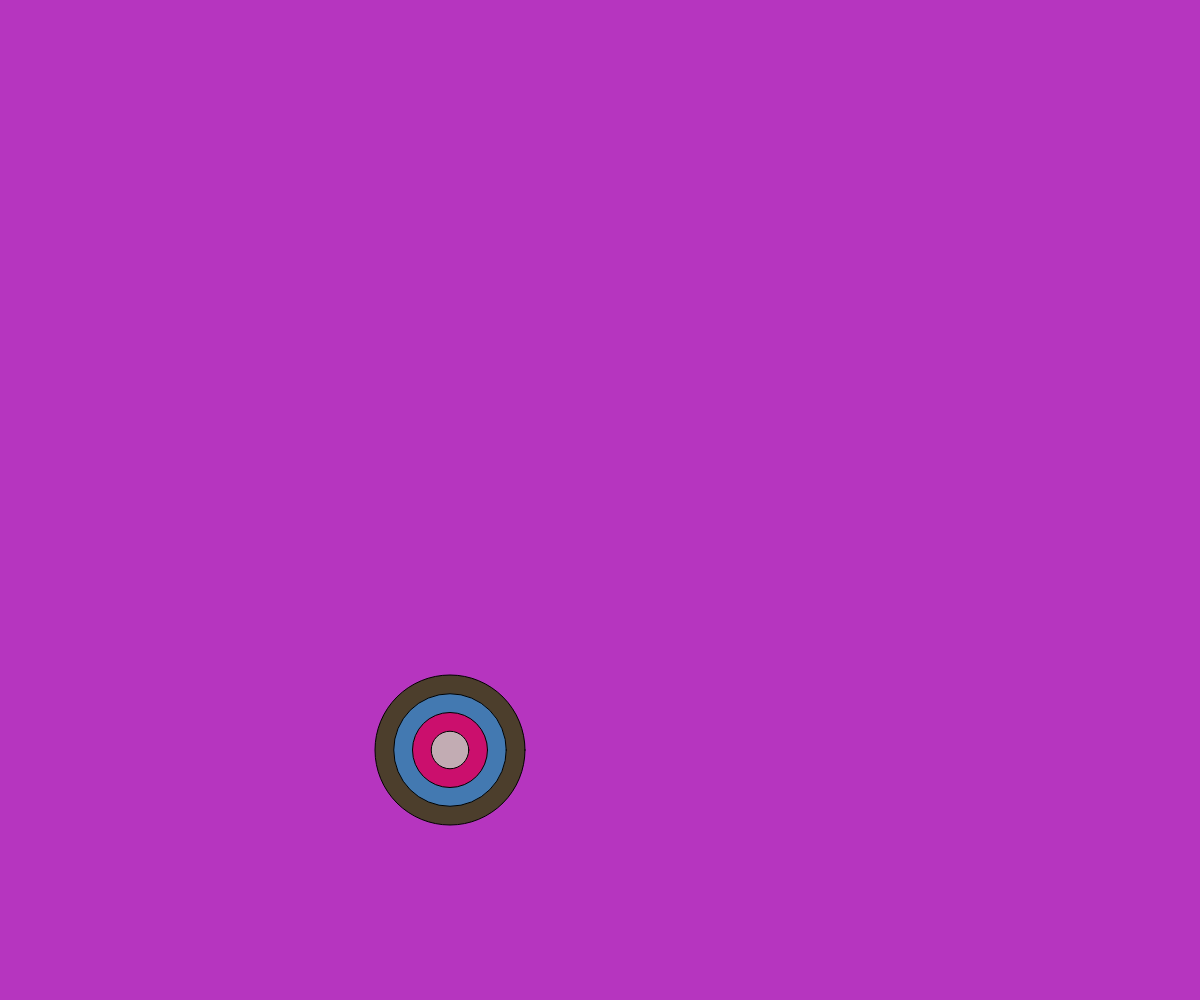
Frame 1 (no input)
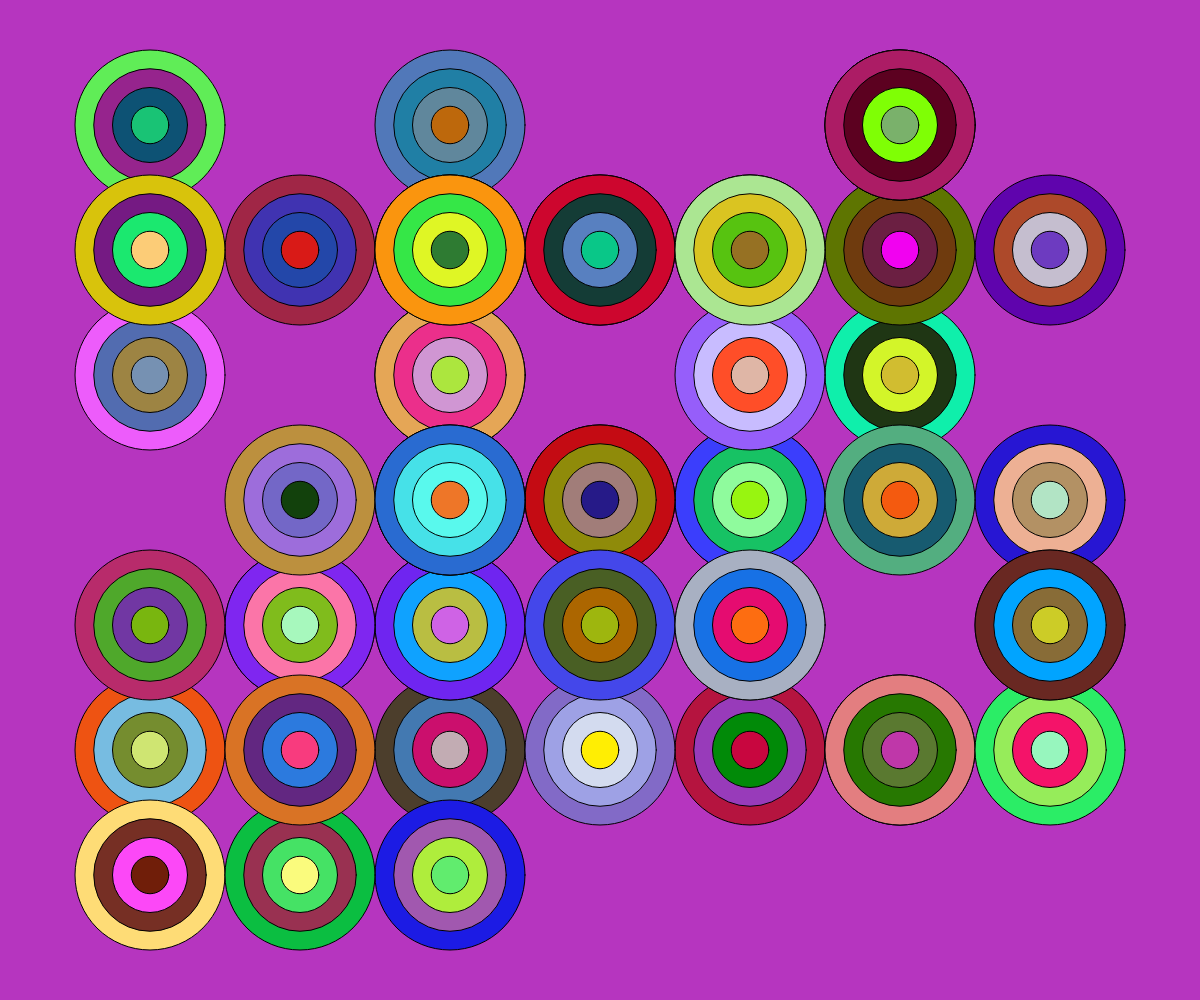
Frame 60 (no input)
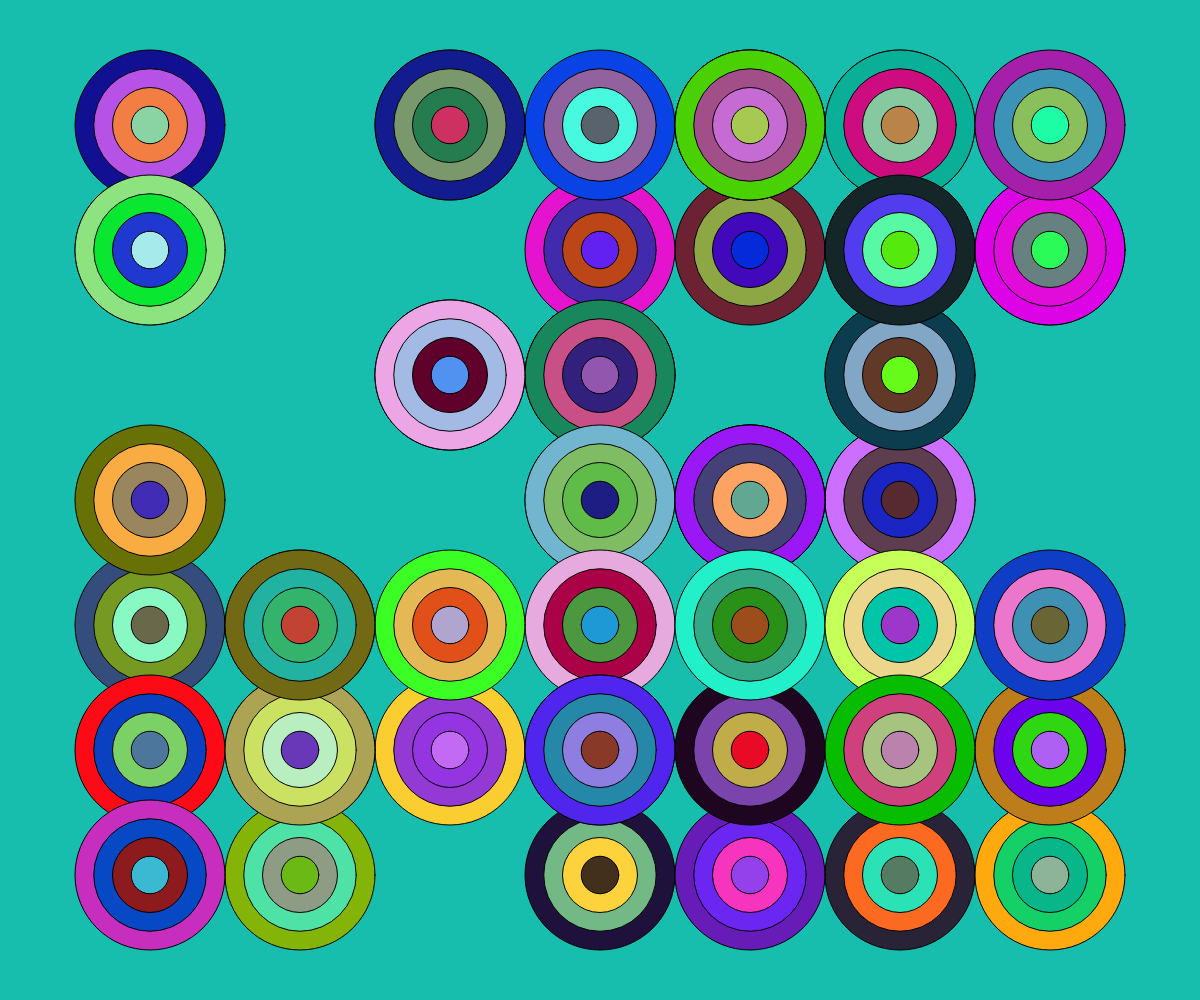
Frame 120 (the mouse pressed at the canvas centre since frame 60)

The p5.js sketch that drew these frames (run headless with seeded random() and noise() and a simulated clock; from frame 60 on, the mouse is pressed at the canvas centre):

// p5.js sketch
// ── sketch.js
function setup() {
  createCanvas(windowWidth, windowHeight);
  background(random(255), random(255), random(255));
  // strokeWeight(2)
}
function draw() {
  let w = Math.round(width / 8);
  let h = Math.round(height / 8);
  let nw = width - 2 * w;
  let nh = height - 2 * h;
  let x = Math.round(random(nw / w)) * w;
  let y = Math.round(random(nh / h)) * h;
  draw_bullseye(w + x, h + y, w, h);
}
function draw_bullseye(x, y, w, h) {
  fill(random(255), random(255), random(255));
  circle(x, y, w);
  fill(random(255), random(255), random(255));
  circle(x, y, w * 0.75);
  fill(random(255), random(255), random(255));
  circle(x, y, w * 0.5);
  fill(random(255), random(255), random(255));
  circle(x, y, w * 0.25);
}
function mousePressed() {
  background(random(255), random(255), random(255));
}
